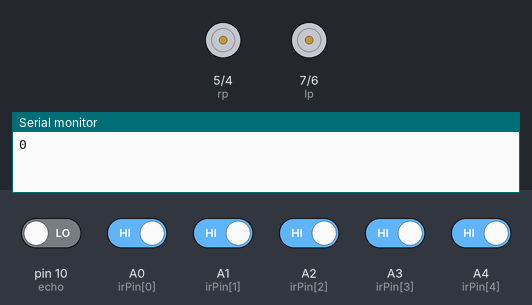
Bench run of a sketch on a simulated Arduino Uno, built with avr-gcc and run on an emulated ATmega328P. Parts: motor-driver pin pairs drawn as motors (green arrow = first pin HIGH = forward, orange = second pin HIGH = backward, longer = more drive), the last lines printed to the serial monitor. The test bench sets the inputs (shaded band); at power-on: A0 (irPin[0]), A1 (irPin[1]), A2 (irPin[2]), A3 (irPin[3]), A4 (irPin[4]) HIGH, pin 10 (echo) LOW.

Above: at 1.2 s.
1.3 s: A0 (irPin[0]) driven LOW and A1 (irPin[1]) driven LOW
At 2.8 s:
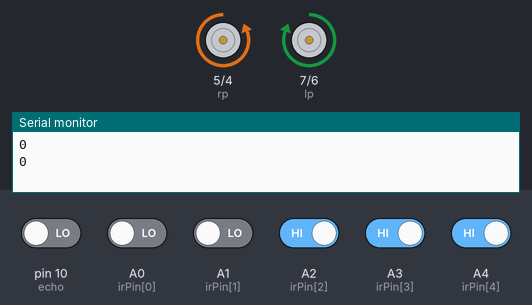
5.4 s: A0 (irPin[0]) driven HIGH
At 7.2 s:
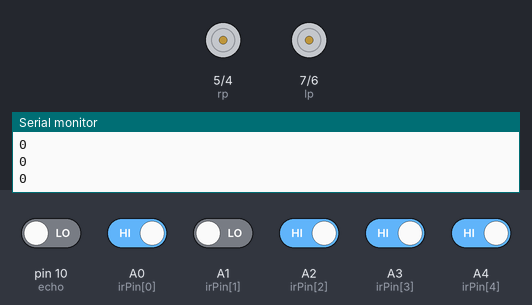
7.5 s: A0 (irPin[0]) driven LOW
At 8.8 s:
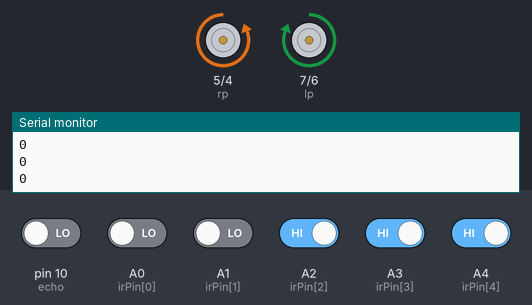
11.6 s: A1 (irPin[1]) driven HIGH
At 13.1 s:
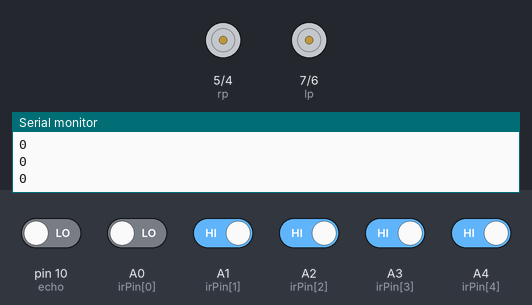
Timing chart, 0 to 14.5 s (numbered marks = the images above; inputs shaded):
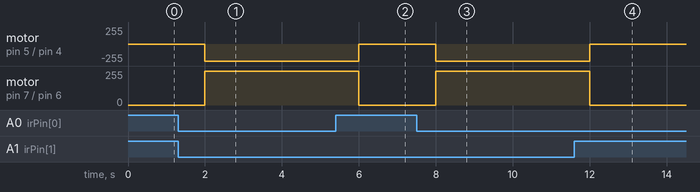

Measured:
- after the input at 1.3 s, motor on pin 5 (rp) / pin 4 (rn): stopped → backward 255/255 after 0.70 s; motor on pin 7 (lp) / pin 6 (ln): stopped → forward 255/255 after 0.70 s
- after the input at 5.4 s, motor on pin 5 (rp) / pin 4 (rn): backward 255/255 → stopped after 0.60 s; motor on pin 7 (lp) / pin 6 (ln): forward 255/255 → stopped after 0.60 s
- after the input at 7.5 s, motor on pin 5 (rp) / pin 4 (rn): stopped → backward 255/255 after 0.50 s; motor on pin 7 (lp) / pin 6 (ln): stopped → forward 255/255 after 0.50 s
- after the input at 11.6 s, motor on pin 5 (rp) / pin 4 (rn): backward 255/255 → stopped after 0.40 s; motor on pin 7 (lp) / pin 6 (ln): forward 255/255 → stopped after 0.40 s

The sketch:

distance.ino
```cpp
#define lp 7
#define ln 6
#define rp 5
#define rn 4

#define trig 11
#define echo 10

int sp=120;

int ir = B00000;
int irDigital[5] = {0, 0, 0, 0, 0};
int irPin[5] = {A0,A1,A2,A3,A4};
int distance,duration;

void dis(){
  digitalWrite(trig, LOW);
  delayMicroseconds(2);
  digitalWrite(trig, HIGH);
  delayMicroseconds(10);
  duration = pulseIn(echo, HIGH);
  distance = duration / 58.2;
  Serial.println(distance);

  if (distance < 14)
  {
    stopp();
  }
}

void setup() {

  Serial.begin(9600);
  pinMode(trig,OUTPUT);
  pinMode(echo,INPUT);

  pinMode(irPin[0], INPUT);
  pinMode(irPin[1], INPUT);
  pinMode(irPin[2], INPUT);
  pinMode(irPin[3], INPUT);

  pinMode(irPin[4], INPUT);

  pinMode(lp, OUTPUT);
  pinMode(ln, OUTPUT);
  pinMode(rp, OUTPUT);
  pinMode(rn, OUTPUT);

}

void motor_forward(){
  digitalWrite(lp, HIGH);
  digitalWrite(ln, LOW);
  digitalWrite(rp, HIGH);
  digitalWrite(rn, LOW);
}

void motor_backward(){
  digitalWrite(lp, LOW);
  digitalWrite(ln, HIGH);
  digitalWrite(rp, LOW);
  digitalWrite(rn, HIGH);
}

void motor_left(){
  digitalWrite(lp, LOW);
  digitalWrite(ln, HIGH);
  digitalWrite(rp, HIGH);
  digitalWrite(rn, LOW);
}

void motor_right(){
  digitalWrite(lp, HIGH);
  digitalWrite(ln, LOW);
  digitalWrite(rp, LOW);
  digitalWrite(rn, HIGH);
}

void stopp(){
  digitalWrite(lp, LOW);
  digitalWrite(ln, LOW);
  digitalWrite(rp, LOW);
  digitalWrite(rn, LOW);
}
void loop() {

  for(int i=0; i<5; i++){
    bitWrite(ir, i, digitalRead(irPin[i]));
  }

  if(ir == 6 || ir == 0 || ir == 4 || ir == 2){
    motor_forward();
  }
  else if(ir == 1 || ir == 7 || ir == 3){

    motor_left();
  }
  else if(ir == 16 || ir==28 || ir == 24){
    motor_right();
  }
  dis();

}
```
